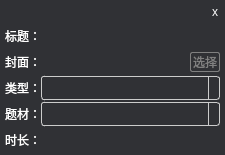
<?xml version="1.0" encoding="UTF-8"?>
<ui version="4.0">
 <class>FilesItem</class>
 <widget class="QWidget" name="FilesItem">
  <property name="geometry">
   <rect>
    <x>0</x>
    <y>0</y>
    <width>225</width>
    <height>155</height>
   </rect>
  </property>
  <property name="minimumSize">
   <size>
    <width>150</width>
    <height>100</height>
   </size>
  </property>
  <property name="windowTitle">
   <string>Form</string>
  </property>
  <property name="styleSheet">
   <string notr="true">*
{
border: none;
color: white;
font: 400 12px &quot;微软雅黑&quot;;
background-color: rgb(48, 49, 53);
}</string>
  </property>
  <layout class="QVBoxLayout" name="verticalLayout_3">
   <property name="spacing">
    <number>0</number>
   </property>
   <property name="leftMargin">
    <number>2</number>
   </property>
   <property name="topMargin">
    <number>2</number>
   </property>
   <property name="rightMargin">
    <number>2</number>
   </property>
   <property name="bottomMargin">
    <number>2</number>
   </property>
   <item>
    <widget class="QWidget" name="widget_mask" native="true">
     <property name="styleSheet">
      <string notr="true">#widget_mask
{
/*background-color: transparent;*/
}

#widget_mask:hover
{
/*background-color: rgba(20, 20, 20,0.6);*/
}

QLineEdit
{
text-align: left;
border-radius: 1px;
border: 0px solid rgb(204, 204, 204);
background-color: transparent;
}

QLineEdit:hover
{
color: rgb(51, 174, 237);
}</string>
     </property>
     <layout class="QVBoxLayout" name="verticalLayout">
      <property name="spacing">
       <number>1</number>
      </property>
      <property name="leftMargin">
       <number>0</number>
      </property>
      <property name="topMargin">
       <number>0</number>
      </property>
      <property name="rightMargin">
       <number>0</number>
      </property>
      <property name="bottomMargin">
       <number>0</number>
      </property>
      <item>
       <widget class="QFrame" name="frame_title">
        <property name="minimumSize">
         <size>
          <width>0</width>
          <height>20</height>
         </size>
        </property>
        <property name="maximumSize">
         <size>
          <width>16777215</width>
          <height>20</height>
         </size>
        </property>
        <property name="styleSheet">
         <string notr="true">#frame_title
{
/*background-color: rgb(71, 71, 71);*/
}

</string>
        </property>
        <property name="frameShape">
         <enum>QFrame::StyledPanel</enum>
        </property>
        <property name="frameShadow">
         <enum>QFrame::Raised</enum>
        </property>
        <layout class="QHBoxLayout" name="horizontalLayout">
         <property name="spacing">
          <number>5</number>
         </property>
         <property name="leftMargin">
          <number>0</number>
         </property>
         <property name="topMargin">
          <number>0</number>
         </property>
         <property name="rightMargin">
          <number>0</number>
         </property>
         <property name="bottomMargin">
          <number>0</number>
         </property>
         <item>
          <widget class="QLineEdit" name="lineEdit_filename">
           <property name="minimumSize">
            <size>
             <width>130</width>
             <height>20</height>
            </size>
           </property>
           <property name="maximumSize">
            <size>
             <width>16777215</width>
             <height>20</height>
            </size>
           </property>
           <property name="styleSheet">
            <string notr="true"/>
           </property>
           <property name="text">
            <string/>
           </property>
          </widget>
         </item>
         <item>
          <widget class="QPushButton" name="pushButton_editinfo">
           <property name="sizePolicy">
            <sizepolicy hsizetype="Minimum" vsizetype="Fixed">
             <horstretch>24</horstretch>
             <verstretch>24</verstretch>
            </sizepolicy>
           </property>
           <property name="minimumSize">
            <size>
             <width>28</width>
             <height>16</height>
            </size>
           </property>
           <property name="maximumSize">
            <size>
             <width>28</width>
             <height>16</height>
            </size>
           </property>
           <property name="styleSheet">
            <string notr="true">QPushButton
{
text-align: center;
font: 400 13px &quot;微软雅黑&quot;;
}


QPushButton:hover
{
color: #ff4335;
}</string>
           </property>
           <property name="text">
            <string/>
           </property>
          </widget>
         </item>
         <item>
          <widget class="QPushButton" name="pushButton_remove">
           <property name="sizePolicy">
            <sizepolicy hsizetype="Minimum" vsizetype="Fixed">
             <horstretch>24</horstretch>
             <verstretch>24</verstretch>
            </sizepolicy>
           </property>
           <property name="minimumSize">
            <size>
             <width>16</width>
             <height>16</height>
            </size>
           </property>
           <property name="maximumSize">
            <size>
             <width>16</width>
             <height>16</height>
            </size>
           </property>
           <property name="styleSheet">
            <string notr="true">QPushButton
{
text-align: center;
font: 400 14px &quot;微软雅黑&quot;;
}


QPushButton:hover
{
color: #ff4335;
}</string>
           </property>
           <property name="text">
            <string>x</string>
           </property>
          </widget>
         </item>
        </layout>
       </widget>
      </item>
      <item>
       <widget class="QStackedWidget" name="stackedWidget_info">
        <property name="currentIndex">
         <number>1</number>
        </property>
        <widget class="QWidget" name="page_display">
         <layout class="QVBoxLayout" name="verticalLayout_5">
          <property name="spacing">
           <number>0</number>
          </property>
          <property name="leftMargin">
           <number>3</number>
          </property>
          <property name="topMargin">
           <number>0</number>
          </property>
          <property name="rightMargin">
           <number>3</number>
          </property>
          <property name="bottomMargin">
           <number>0</number>
          </property>
          <item>
           <layout class="QVBoxLayout" name="verticalLayout_4">
            <item>
             <widget class="QLabel" name="label_pic">
              <property name="minimumSize">
               <size>
                <width>50</width>
                <height>70</height>
               </size>
              </property>
              <property name="styleSheet">
               <string notr="true"/>
              </property>
              <property name="text">
               <string/>
              </property>
             </widget>
            </item>
            <item>
             <widget class="QFrame" name="frame_bottom">
              <property name="sizePolicy">
               <sizepolicy hsizetype="Preferred" vsizetype="Preferred">
                <horstretch>0</horstretch>
                <verstretch>28</verstretch>
               </sizepolicy>
              </property>
              <property name="minimumSize">
               <size>
                <width>0</width>
                <height>45</height>
               </size>
              </property>
              <property name="maximumSize">
               <size>
                <width>16777215</width>
                <height>45</height>
               </size>
              </property>
              <property name="styleSheet">
               <string notr="true"/>
              </property>
              <property name="frameShape">
               <enum>QFrame::StyledPanel</enum>
              </property>
              <property name="frameShadow">
               <enum>QFrame::Raised</enum>
              </property>
              <layout class="QVBoxLayout" name="verticalLayout_2">
               <property name="spacing">
                <number>4</number>
               </property>
               <property name="leftMargin">
                <number>0</number>
               </property>
               <property name="topMargin">
                <number>4</number>
               </property>
               <property name="rightMargin">
                <number>0</number>
               </property>
               <property name="bottomMargin">
                <number>0</number>
               </property>
               <item>
                <widget class="QProgressBar" name="progressBar">
                 <property name="minimumSize">
                  <size>
                   <width>100</width>
                   <height>12</height>
                  </size>
                 </property>
                 <property name="maximumSize">
                  <size>
                   <width>225</width>
                   <height>12</height>
                  </size>
                 </property>
                 <property name="styleSheet">
                  <string notr="true">#progressBar
{
font:9pt;
color:white;
border-radius:5px;
text-align:center;
border:1px solid #E8EDF2;
background-color:#2a2a31;
border-color: rgb(180, 180, 180);
}
#progressBar:chunk
{
width:5px;
margin:0.5px;
border-radius:5px;
background-color:#1afa29;
}</string>
                 </property>
                 <property name="value">
                  <number>0</number>
                 </property>
                 <property name="alignment">
                  <set>Qt::AlignRight|Qt::AlignTrailing|Qt::AlignVCenter</set>
                 </property>
                 <property name="textVisible">
                  <bool>true</bool>
                 </property>
                 <property name="textDirection">
                  <enum>QProgressBar::TopToBottom</enum>
                 </property>
                </widget>
               </item>
               <item>
                <layout class="QHBoxLayout" name="horizontalLayout_2">
                 <item>
                  <widget class="QLabel" name="label_size">
                   <property name="text">
                    <string/>
                   </property>
                  </widget>
                 </item>
                 <item>
                  <widget class="QPushButton" name="pushButton_pause">
                   <property name="minimumSize">
                    <size>
                     <width>36</width>
                     <height>20</height>
                    </size>
                   </property>
                   <property name="maximumSize">
                    <size>
                     <width>36</width>
                     <height>20</height>
                    </size>
                   </property>
                   <property name="styleSheet">
                    <string notr="true">QPushButton
{
border-radius: 3px;
font: 400 11px &quot;微软雅黑&quot;;
border: 1px solid #2de154;
color: white;
}

QPushButton[enable = &quot;false&quot;]
{
color: #99aacc;
}

QPushButton:checked
{
color: red;
border: 1px solid #2de154;
}

QPushButton:hover
{
border: 1px solid #2de154;
}

QPushButton:disabled
{
color: #6d6d6d;
}
</string>
                   </property>
                   <property name="text">
                    <string/>
                   </property>
                  </widget>
                 </item>
                 <item>
                  <widget class="QPushButton" name="pushButton_finish">
                   <property name="minimumSize">
                    <size>
                     <width>46</width>
                     <height>20</height>
                    </size>
                   </property>
                   <property name="maximumSize">
                    <size>
                     <width>46</width>
                     <height>20</height>
                    </size>
                   </property>
                   <property name="styleSheet">
                    <string notr="true">QPushButton
{
border-radius: 3px;
font: 400 11px &quot;微软雅黑&quot;;
border: 1px solid #2de154;
color: white;
}

QPushButton[enable = &quot;false&quot;]
{
color: green;
}

QPushButton:checked
{
color: white;
border: 1px solid #2de154;
}

QPushButton:hover
{
border: 1px solid #2de154;
}

QPushButton:disabled
{
color: #6d6d6d;
}
</string>
                   </property>
                   <property name="text">
                    <string/>
                   </property>
                  </widget>
                 </item>
                </layout>
               </item>
              </layout>
             </widget>
            </item>
           </layout>
          </item>
         </layout>
        </widget>
        <widget class="QWidget" name="page_edit">
         <property name="styleSheet">
          <string notr="true">QLabel
{
border: 0px solid rgb(204, 204, 204);
background-color: transparent;
}

#lineEdit_displaycover
{
color: white;
}

#lineEdit_displaycover:hover
{
color: #2bde57;
}

#pushButton_opencover
{
color: gray;
border-radius: 2px;
border: 1px solid gray;
}

#pushButton_opencover:hover
{
color: #2bde57;
border: 1px solid #2bde57;
}

QComboBox 
{
border-radius: 3px;
border: 1px solid rgb(204, 204, 204);
padding: 1px 18px 1px 3px;
min-width: 6em;
margin: 1px 0px;
background-color: transparent;
}

QComboBox::drop-down
{
width: 10px;
border: 0px solid rgb(204, 204, 204);
border-left-width: 1px;
background-color: transparent;
}

QComboBox::down-arrow
{
image: url(://images/dialog/drop-down.png);
}

/*下拉列表item*/
QComboBox QAbstractItemView 
{
border: 0px solid green;
selection-background-color: #303135;						/*选中下拉列表行背景色*/
background-color: #f0f0f0;								/*下拉列表背景色*/
}

/*下拉列表需要代码设置setView(new QListView())才生效*/
/*下拉项样式 背景蓝色*/
QListView::item
{
/*单个item高度*/
min-height:24px;
padding:0px 8px;
background:0000ff;
color:#404040;
}  

/*下拉项选中样式（效果不明显）背景绿色*/
QListView::item:selected
{ 
color:#2ca5f9;
padding:0px 8px;
border-radius: 4px;
background-color: #d3d3d3; 
}   

/*下拉项鼠标悬浮样式 背景灰绿色*/
QListView::item:hover
{ 
color:#2ca5f9;
padding:0px 8px;
border-radius: 4px;
background-color: #d3d3d3; 
}</string>
         </property>
         <layout class="QVBoxLayout" name="verticalLayout_6">
          <property name="spacing">
           <number>0</number>
          </property>
          <property name="leftMargin">
           <number>3</number>
          </property>
          <property name="topMargin">
           <number>0</number>
          </property>
          <property name="rightMargin">
           <number>3</number>
          </property>
          <property name="bottomMargin">
           <number>0</number>
          </property>
          <item>
           <layout class="QHBoxLayout" name="horizontalLayout_3">
            <property name="spacing">
             <number>0</number>
            </property>
            <item>
             <widget class="QLabel" name="label_title">
              <property name="minimumSize">
               <size>
                <width>36</width>
                <height>26</height>
               </size>
              </property>
              <property name="maximumSize">
               <size>
                <width>36</width>
                <height>26</height>
               </size>
              </property>
              <property name="styleSheet">
               <string notr="true"/>
              </property>
              <property name="text">
               <string>标题：</string>
              </property>
             </widget>
            </item>
            <item>
             <widget class="QLineEdit" name="lineEdit_displaytitle">
              <property name="minimumSize">
               <size>
                <width>0</width>
                <height>26</height>
               </size>
              </property>
              <property name="maximumSize">
               <size>
                <width>16777215</width>
                <height>26</height>
               </size>
              </property>
              <property name="styleSheet">
               <string notr="true"/>
              </property>
              <property name="text">
               <string/>
              </property>
             </widget>
            </item>
           </layout>
          </item>
          <item>
           <layout class="QHBoxLayout" name="horizontalLayout_8">
            <property name="spacing">
             <number>0</number>
            </property>
            <item>
             <widget class="QLabel" name="label_cover">
              <property name="minimumSize">
               <size>
                <width>36</width>
                <height>26</height>
               </size>
              </property>
              <property name="maximumSize">
               <size>
                <width>36</width>
                <height>26</height>
               </size>
              </property>
              <property name="styleSheet">
               <string notr="true"/>
              </property>
              <property name="text">
               <string>封面：</string>
              </property>
             </widget>
            </item>
            <item>
             <widget class="QLineEdit" name="lineEdit_displaycover">
              <property name="minimumSize">
               <size>
                <width>0</width>
                <height>26</height>
               </size>
              </property>
              <property name="maximumSize">
               <size>
                <width>16777215</width>
                <height>26</height>
               </size>
              </property>
              <property name="styleSheet">
               <string notr="true"/>
              </property>
              <property name="text">
               <string/>
              </property>
             </widget>
            </item>
            <item>
             <widget class="QPushButton" name="pushButton_opencover">
              <property name="minimumSize">
               <size>
                <width>30</width>
                <height>20</height>
               </size>
              </property>
              <property name="maximumSize">
               <size>
                <width>30</width>
                <height>20</height>
               </size>
              </property>
              <property name="text">
               <string>选择</string>
              </property>
             </widget>
            </item>
           </layout>
          </item>
          <item>
           <layout class="QHBoxLayout" name="horizontalLayout_4">
            <property name="spacing">
             <number>0</number>
            </property>
            <item>
             <widget class="QLabel" name="label_type">
              <property name="minimumSize">
               <size>
                <width>36</width>
                <height>26</height>
               </size>
              </property>
              <property name="maximumSize">
               <size>
                <width>36</width>
                <height>26</height>
               </size>
              </property>
              <property name="text">
               <string>类型：</string>
              </property>
             </widget>
            </item>
            <item>
             <widget class="QComboBox" name="comboBox_mtype">
              <property name="minimumSize">
               <size>
                <width>125</width>
                <height>26</height>
               </size>
              </property>
              <property name="maximumSize">
               <size>
                <width>16777215</width>
                <height>26</height>
               </size>
              </property>
             </widget>
            </item>
           </layout>
          </item>
          <item>
           <layout class="QHBoxLayout" name="horizontalLayout_5">
            <property name="spacing">
             <number>0</number>
            </property>
            <item>
             <widget class="QLabel" name="label_theme">
              <property name="minimumSize">
               <size>
                <width>36</width>
                <height>26</height>
               </size>
              </property>
              <property name="maximumSize">
               <size>
                <width>36</width>
                <height>26</height>
               </size>
              </property>
              <property name="text">
               <string>题材：</string>
              </property>
             </widget>
            </item>
            <item>
             <widget class="QComboBox" name="comboBox_mtheme">
              <property name="minimumSize">
               <size>
                <width>125</width>
                <height>26</height>
               </size>
              </property>
              <property name="maximumSize">
               <size>
                <width>16777215</width>
                <height>26</height>
               </size>
              </property>
             </widget>
            </item>
           </layout>
          </item>
          <item>
           <layout class="QHBoxLayout" name="horizontalLayout_6">
            <property name="spacing">
             <number>0</number>
            </property>
            <item>
             <widget class="QLabel" name="label_time">
              <property name="minimumSize">
               <size>
                <width>36</width>
                <height>26</height>
               </size>
              </property>
              <property name="maximumSize">
               <size>
                <width>36</width>
                <height>26</height>
               </size>
              </property>
              <property name="text">
               <string>时长：</string>
              </property>
             </widget>
            </item>
            <item>
             <widget class="QLineEdit" name="lineEdit_mduration">
              <property name="minimumSize">
               <size>
                <width>0</width>
                <height>26</height>
               </size>
              </property>
              <property name="maximumSize">
               <size>
                <width>16777215</width>
                <height>26</height>
               </size>
              </property>
              <property name="text">
               <string/>
              </property>
             </widget>
            </item>
           </layout>
          </item>
         </layout>
        </widget>
       </widget>
      </item>
     </layout>
    </widget>
   </item>
  </layout>
 </widget>
 <resources/>
 <connections/>
</ui>
